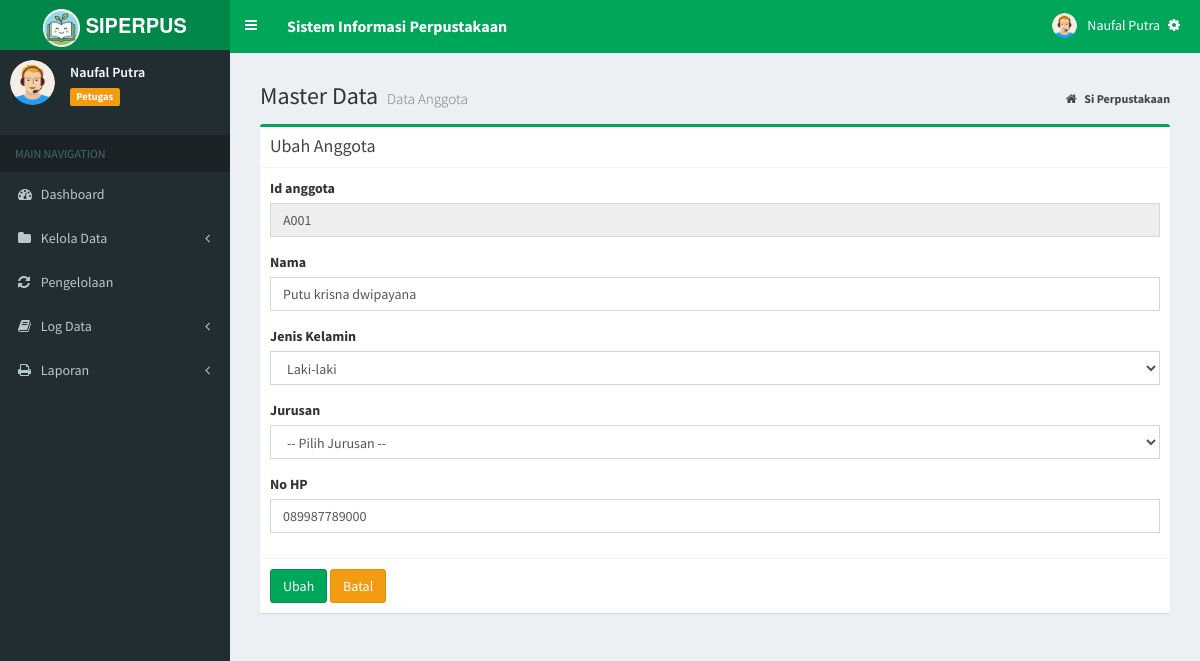
Screenshot of /index.php?page=MyApp/edit_agt&kode=A001 (signed in) with the database file from the repository.
### tables this page shows
CREATE TABLE `tb_anggota` (
  `id_anggota` varchar(10) NOT NULL,
  `nama` varchar(100) DEFAULT NULL,
  `jekel` enum('Laki-laki','Perempuan') NOT NULL,
  `jurusan` varchar(50) NOT NULL,
  `no_hp` varchar(15) NOT NULL,
  PRIMARY KEY (`id_anggota`)
);

### admin/agt/edit_agt.php (the view, shortened to what this page needs)
<?php
    if(isset($_GET['kode'])){
        $sql_cek = "SELECT * FROM tb_anggota WHERE id_anggota='".$_GET['kode']."'";
        $query_cek = mysqli_query($koneksi, $sql_cek);
        $data_cek = mysqli_fetch_array($query_cek,MYSQLI_BOTH);
    }
?>
<section class="content-header">
    <h1>
        Master Data
        <small>Data Anggota</small>
    </h1>
    <ol class="breadcrumb">
        <li>
            <a href="index.php">
                <i class="fa fa-home"></i>
                <b>Si Perpustakaan</b>
            </a>
        </li>
    </ol>
</section>
<section class="content">
    <div class="row">
        <div class="col-md-12">
            <div class="box box-success">
                <div class="box-header with-border">
                    <h3 class="box-title">Ubah Anggota</h3>
                </div>
                <form action="" method="post" enctype="multipart/form-data">
                    <div class="box-body">
                        <div class="form-group">
                            <label>Id anggota</label>
                            <input type='text' class="form-control" name="id_anggota" value="<?php echo $data_cek['id_anggota']; ?>"
                             readonly/>
                        </div>
                        <div class="form-group">
                            <label>Nama</label>
                            <input type='text' class="form-control" name="nama" value="<?php echo $data_cek['nama']; ?>"
                            />
                        </div>
                        <div class="form-group">
                            <label>Jenis Kelamin</label>
                            <select name="jekel" id="jekel" class="form-control" required>
                                <?php
                                if ($data_cek['jekel'] == "Laki-laki") echo "<option value='Laki-laki' selected>Laki-laki</option>";
                                else echo "<option value='Laki-laki'>Laki-laki</option>";
                            ?>
                            </select>
                        </div>
                        <div class="form-group">
                            <label>Jurusan</label>
                            <select name="jurusan" id="jurusan" class="form-control" required>
                                <option value="">-- Pilih Jurusan --</option>
                            </select>
                        </div>
                        <div class="form-group">
                            <label>No HP</label>
                            <input type='number' class="form-control" name="no_hp" value="<?php echo $data_cek['no_hp']; ?>"
                            />
                        </div>
                    </div>
                    <div class="box-footer">
                        <input type="submit" name="Ubah" value="Ubah" class="btn btn-success">
                        <a href="?page=MyApp/data_agt" class="btn btn-warning">Batal</a>
                    </div>
                </form>
            </div>
            </section>

### rows the page displays
tb_anggota: id_anggota "A001", nama "Putu krisna dwipayana", jekel "Laki-laki", no_hp "089987789000"

### other values shown
$data_nama "Naufal Putra"
$data_level "Petugas"
